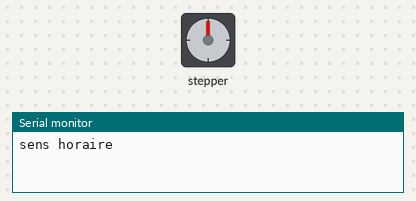
A program run on a simulated Arduino Uno, built with avr-gcc and run on an emulated ATmega328P. Shown: stepper motor, the last lines printed to the serial monitor. Wiring (inferred from the names in the program): stepper motor driver (200 steps per turn assumed): step pin 2; direction pin 5; enable pin 8.

Above: at 0.05 s.
At 0.3 s:
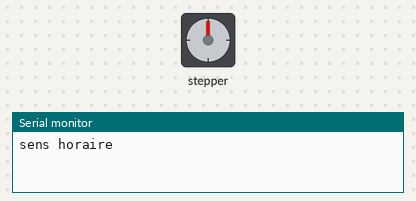
At 0.55 s:
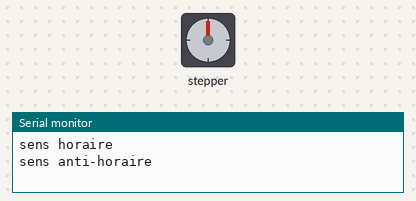
At 0.95 s:
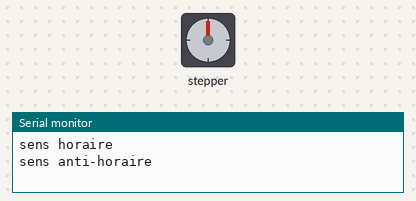
Timing chart, 0 to 3.0 s (numbered marks = the images above):
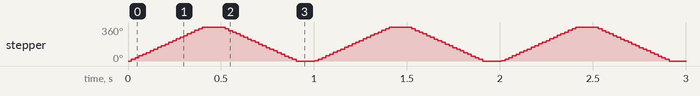

The program:

main.cpp
```cpp
#include <Arduino.h>
#include <AccelStepper.h>

const byte stepX = 2;
const byte dirX = 5;
const byte enPin = 8;

AccelStepper motorX(stepX , dirX);

const int stepPerRev = 200;
const int maxSpeed = 1000;
const int acceleration = 100;

void setup() {
    Serial.begin(115200);

    motorX.setMaxSpeed(maxSpeed);
    motorX.setAcceleration(acceleration);
    motorX.moveTo(50);

    pinMode(stepX , OUTPUT);
    pinMode(dirX , OUTPUT);
    pinMode(enPin , OUTPUT);

    digitalWrite(enPin , LOW);
    digitalWrite(dirX , HIGH);

}

void demiTour2() {
    if (motorX.distanceToGo() == 0) {
        motorX.moveTo(-motorX.currentPosition());
    }
    motorX.run();
}

void demiTour() {
    digitalWrite(dirX, HIGH);
    Serial.println("sens horaire");

    for(int i = 0 ; i < stepPerRev ; i++) {
        digitalWrite(stepX, HIGH);
        delayMicroseconds(1000);
        digitalWrite(stepX, LOW);
        delayMicroseconds(1000);
    }
    delay(100);
    digitalWrite(dirX, LOW);
    Serial.println("sens anti-horaire");
    for(int i = 0 ; i < stepPerRev ; i++) {
        digitalWrite(stepX, HIGH);
        delayMicroseconds(1000);
        digitalWrite(stepX, LOW);
        delayMicroseconds(1000);
    }
    delay(100);
}

void loop() {
    demiTour();
}
```

Measured:
- by itself, stepper: turns 360° clockwise in 0.38 s, then 360° counter-clockwise in 0.40 s, repeating every 0.99 s
